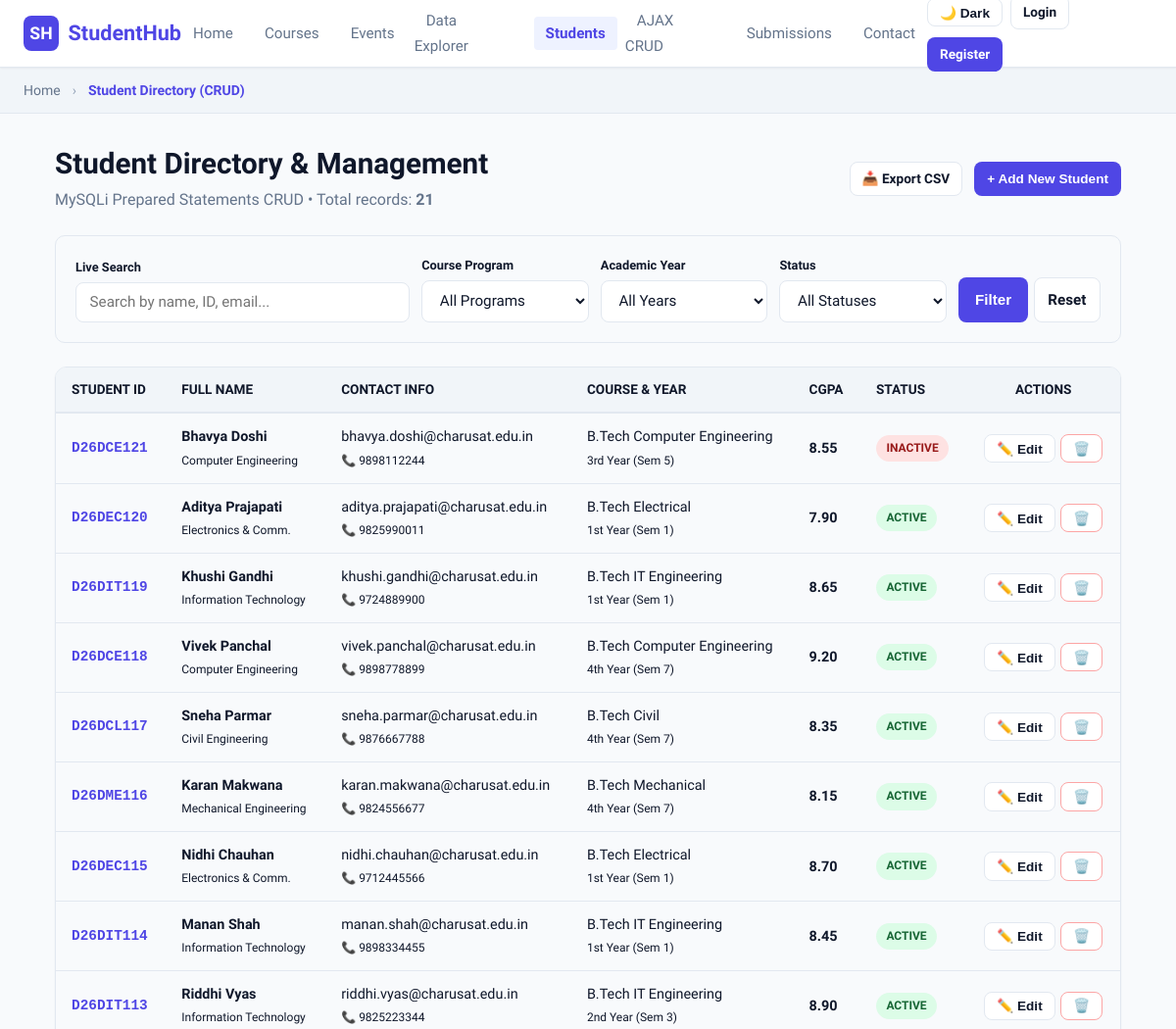
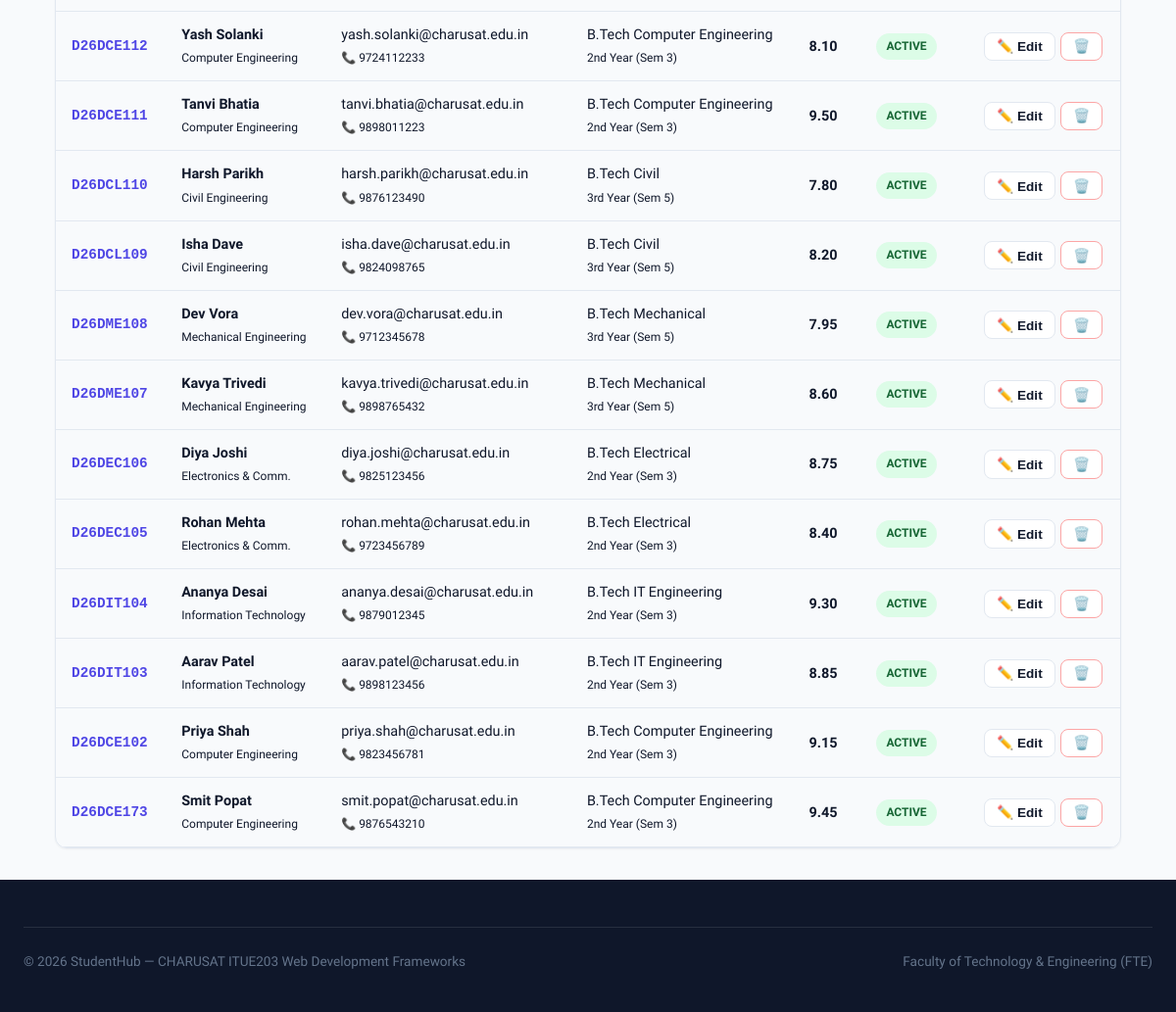
Page /students.php on the committed database (2 pictures, top to bottom).
### tables this page shows
CREATE TABLE `students` (
  `id` INT AUTO_INCREMENT PRIMARY KEY,
  `user_id` INT NULL UNIQUE,
  `student_id` VARCHAR(20) NOT NULL UNIQUE,
  `full_name` VARCHAR(100) NOT NULL,
  `email` VARCHAR(100) NOT NULL UNIQUE,
  `phone` VARCHAR(15) NOT NULL,
  `department` VARCHAR(80) NOT NULL DEFAULT 'Computer Engineering',
  `course` VARCHAR(80) NOT NULL,
  `semester` INT NOT NULL DEFAULT 3,
  `academic_year` VARCHAR(20) NOT NULL DEFAULT '2nd Year',
  `gender` ENUM('Male', 'Female', 'Other') NOT NULL DEFAULT 'Male',
  `cgpa` DECIMAL(3, 2) NOT NULL DEFAULT 8.00,
  `status` ENUM('Active', 'Inactive', 'Deleted') NOT NULL DEFAULT 'Active',
  `created_at` TIMESTAMP DEFAULT CURRENT_TIMESTAMP,
  `updated_at` TIMESTAMP DEFAULT CURRENT_TIMESTAMP ON UPDATE CURRENT_TIMESTAMP,
  INDEX `idx_student_dept` (`department`),
  INDEX `idx_student_course` (`course`),
  INDEX `idx_student_status` (`status`),
  CONSTRAINT `fk_students_user` FOREIGN KEY (`user_id`)
    REFERENCES `users` (`id`) ON DELETE SET NULL ON UPDATE CASCADE
);

### auth.php (called while the page is built, shortened)
<?php
function isLoggedIn(): bool
{
    return isset($_SESSION['user_id']) && (int)$_SESSION['user_id'] > 0;
}
        ?>

### students.php (the view, shortened to what this page needs)
<?php
require_once __DIR__ . DIRECTORY_SEPARATOR . 'auth.php';
global $conn;
$searchQuery  = trim((string)($_GET['q'] ?? ''));
$sql = "SELECT * FROM students";
$sql .= " ORDER BY id DESC";
$stmt = $conn->prepare($sql);
$stmt->execute();
$result = $stmt->get_result();
$students = [];
while ($row = $result->fetch_assoc()) {
    $students[] = $row;
}
?>
<!DOCTYPE html>
<html lang="en">
<head>
  <link rel="stylesheet" href="css/styles.css" />
</head>
<body>
  <header class="site-header" role="banner">
    <div class="container">
      <div class="header-inner">
        <a href="index.html" class="brand-logo">
          <span class="brand-icon" aria-hidden="true">SH</span>
          StudentHub
        </a>
        <nav class="main-nav" id="main-nav" role="navigation" aria-label="Primary navigation">
          <ul>
            <li><a href="index.html" class="nav-link">Home</a></li>
            <li><a href="courses.html" class="nav-link">Courses</a></li>
            <li><a href="events.php" class="nav-link">Events</a></li>
            <li><a href="explorer.html" class="nav-link">Data Explorer</a></li>
            <li><a href="students.php" class="nav-link" aria-current="page">Students</a></li>
            <li><a href="ajax-students.php" class="nav-link">AJAX CRUD</a></li>
            <li><a href="submissions.php" class="nav-link">Submissions</a></li>
            <li><a href="contact.html" class="nav-link">Contact</a></li>
          </ul>
        </nav>
        <div class="nav-actions">
          <button id="theme-toggle-btn" class="btn btn-outline btn-sm" aria-label="Toggle dark mode">🌙 Dark</button>
          <?php if (isLoggedIn()): ?>
            <a href="<?= isAdmin() ? 'admin.php' : 'dashboard.php' ?>" class="btn btn-outline btn-sm">👤 <?= htmlspecialchars($_SESSION['username']) ?></a>
            <a href="logout.php" class="btn btn-outline btn-sm" style="color:#dc2626;border-color:#fca5a5;">Logout</a>
          <?php else: ?>
            <a href="login.php" class="btn btn-outline btn-sm">Login</a>
            <a href="register.php" class="btn btn-primary btn-sm">Register</a>
          <?php endif; ?>
        </div>
      </div>
    </div>
  </header>
  <nav class="breadcrumb-wrapper" aria-label="Breadcrumb">
    <div class="container">
      <ol class="breadcrumb-list" role="list">
        <li class="breadcrumb-item"><a href="index.html">Home</a></li>
        <li class="breadcrumb-separator" aria-hidden="true">›</li>
        <li class="breadcrumb-item" aria-current="page">Student Directory (CRUD)</li>
      </ol>
    </div>
  </nav>
  <main id="main-content" class="main-content">
    <div class="container">
      <div class="crud-header">
        <div>
          <h1 style="margin:0 0 0.25rem;font-size:1.85rem;">Student Directory &amp; Management</h1>
          <p class="text-muted" style="margin:0;">MySQLi Prepared Statements CRUD &bull; Total records: <strong><?= count($students) ?></strong></p>
        </div>
        <div style="display:flex;gap:0.75rem;">
          <a href="students.php?action=export_csv" class="btn btn-outline btn-sm" title="Export to CSV format">📥 Export CSV</a>
          <button type="button" class="btn btn-primary btn-sm" onclick="openAddModal()">+ Add New Student</button>
        </div>
      </div>
      <form method="get" action="students.php" class="filter-bar">
        <div>
          <label for="q" style="display:block;font-size:0.8rem;font-weight:600;margin-bottom:0.25rem;">Live Search</label>
          <input type="text" id="q" name="q" class="form-control" placeholder="Search by name, ID, email..." value="<?= htmlspecialchars($searchQuery) ?>" />
        </div>
        <div>
          <label for="course" style="display:block;font-size:0.8rem;font-weight:600;margin-bottom:0.25rem;">Course Program</label>
          <select id="course" name="course" class="form-control">
            <option value="all">All Programs</option>
          </select>
        </div>
        <div>
          <label for="year" style="display:block;font-size:0.8rem;font-weight:600;margin-bottom:0.25rem;">Academic Year</label>
          <select id="year" name="year" class="form-control">
            <option value="all">All Years</option>
          </select>
        </div>
        <div>
          <label for="status" style="display:block;font-size:0.8rem;font-weight:600;margin-bottom:0.25rem;">Status</label>
          <select id="status" name="status" class="form-control">
            <option value="all">All Statuses</option>
          </select>
        </div>
        <div style="display:flex;gap:0.35rem;">
          <button type="submit" class="btn btn-primary" style="padding:0.6rem 1rem;">Filter</button>
          <a href="students.php" class="btn btn-outline" style="padding:0.6rem 0.85rem;" title="Reset filters">Reset</a>
        </div>
      </form>
      <div style="background:var(--bg-card);border:1px solid var(--border);border-radius:12px;overflow:hidden;box-shadow:var(--shadow-sm);">
        <div style="overflow-x:auto;">
          <table class="data-table" style="width:100%;border-collapse:collapse;font-size:0.9rem;">
            <thead>
              <tr style="background:var(--bg-alt);border-bottom:2px solid var(--border);text-align:left;">
                <th style="padding:0.75rem 1rem;">Student ID</th>
                <th style="padding:0.75rem 1rem;">Full Name</th>
                <th style="padding:0.75rem 1rem;">Contact Info</th>
                <th style="padding:0.75rem 1rem;">Course &amp; Year</th>
                <th style="padding:0.75rem 1rem;">CGPA</th>
                <th style="padding:0.75rem 1rem;">Status</th>
                <th style="padding:0.75rem 1rem;text-align:center;">Actions</th>
              </tr>
            </thead>
            <tbody>
              <?php if (empty($students)): ?>
                <tr>
                  <td colspan="7" style="text-align:center;padding:2.5rem;color:var(--text-muted);">
                    No student records matching your search/filter criteria.
                  </td>
                </tr>
              <?php else: ?>
                <?php foreach ($students as $s): ?>
                  <tr style="border-bottom:1px solid var(--border);">
                    <td style="padding:0.75rem 1rem;font-weight:700;color:var(--primary);font-family:monospace;">
                      <?= htmlspecialchars($s['student_id']) ?>
                    </td>
                    <td style="padding:0.75rem 1rem;">
                      <strong><?= htmlspecialchars($s['full_name']) ?></strong><br>
                      <small class="text-muted"><?= htmlspecialchars($s['department']) ?></small>
                    </td>
                    <td style="padding:0.75rem 1rem;">
                      <div><?= htmlspecialchars($s['email']) ?></div>
                      <small class="text-muted">📞 <?= htmlspecialchars($s['phone']) ?></small>
                    </td>
                    <td style="padding:0.75rem 1rem;">
                      <div><?= htmlspecialchars($s['course']) ?></div>
                      <small class="text-muted"><?= htmlspecialchars($s['academic_year']) ?> (Sem <?= htmlspecialchars((string)$s['semester']) ?>)</small>
                    </td>
                    <td style="padding:0.75rem 1rem;font-weight:600;">
                      <?= htmlspecialchars(number_format((float)$s['cgpa'], 2)) ?>
                    </td>
                    <td style="padding:0.75rem 1rem;">
                      <span class="badge <?= $s['status'] === 'Active' ? 'badge-active' : 'badge-inactive' ?>" style="padding:0.25rem 0.65rem;border-radius:9999px;font-size:0.75rem;font-weight:700;">
                        <?= htmlspecialchars($s['status']) ?>
                      </span>
                    </td>
                    <td style="padding:0.75rem 1rem;text-align:center;">
                      <div class="action-btn-group">
                        <button type="button" class="btn btn-outline btn-sm" onclick='openEditModal(<?= json_encode($s, JSON_HEX_TAG | JSON_HEX_APOS | JSON_HEX_QUOT | JSON_HEX_AMP) ?>)' title="Edit student">
                          ✏️ Edit
                        </button>
                        <button type="button" class="btn btn-outline btn-sm" style="color:#dc2626;border-color:#fca5a5;" onclick="confirmDelete(<?= (int)$s['id'] ?>, '<?= htmlspecialchars(addslashes($s['full_name'])) ?>')" title="Delete student">
                          🗑️
                        </button>
                      </div>
                    </td>
                  </tr>
                <?php endforeach; ?>
              <?php endif; ?>
            </tbody>
          </table>
        </div>
      </div>
    </div>
  </main>
  <footer class="site-footer" role="contentinfo">
    <div class="container">
      <div class="footer-bottom">
        <p>&copy; 2026 StudentHub &mdash; CHARUSAT ITUE203 Web Development Frameworks</p>
        <p>Faculty of Technology &amp; Engineering (FTE)</p>
      </div>
    </div>
  </footer>
</body>
</html>

### students.php (style rules this page uses)
.crud-header { display:flex; justify-content:space-between; align-items:center; flex-wrap:wrap; gap:1rem; margin-bottom:1.5rem; }
.filter-bar { background:var(--bg-card); padding:1.25rem; border-radius:10px; border:1px solid var(--border); margin-bottom:1.5rem; display:grid; grid-template-columns:2fr 1fr 1fr 1fr auto; gap:0.75rem; align-items:end; }
.badge-active { background:#dcfce7; color:#166534; }
.badge-inactive { background:#fee2e2; color:#991b1b; }
.action-btn-group { display:inline-flex; gap:0.35rem; }

### rows in the picture
students: student "D26DCE121", full_name "Bhavya Doshi", department "Computer Engineering", email "bhavya.doshi@charusat.edu.in", phone "9898112244", course "B.Tech Computer Engineering", academic_year "3rd Year", semester "5", cgpa "8.55", status "INACTIVE"
students: student "D26DEC120", full_name "Aditya Prajapati", department "Electronics & Comm.", email "aditya.prajapati@charusat.edu.in", phone "9825990011", course "B.Tech Electrical", academic_year "1st Year", semester "1", cgpa "7.90", status "ACTIVE"
students: student "D26DIT119", full_name "Khushi Gandhi", department "Information Technology", email "khushi.gandhi@charusat.edu.in", phone "9724889900", course "B.Tech IT Engineering", academic_year "1st Year", semester "1", cgpa "8.65", status "ACTIVE"
students: student "D26DCE118", full_name "Vivek Panchal", department "Computer Engineering", email "vivek.panchal@charusat.edu.in", phone "9898778899", course "B.Tech Computer Engineering", academic_year "4th Year", semester "7", cgpa "9.20", status "ACTIVE"
students: student "D26DCL117", full_name "Sneha Parmar", department "Civil Engineering", email "sneha.parmar@charusat.edu.in", phone "9876667788", course "B.Tech Civil", academic_year "4th Year", semester "7", cgpa "8.35", status "ACTIVE"
students: student "D26DME116", full_name "Karan Makwana", department "Mechanical Engineering", email "karan.makwana@charusat.edu.in", phone "9824556677", course "B.Tech Mechanical", academic_year "4th Year", semester "7", cgpa "8.15", status "ACTIVE"
students: student "D26DEC115", full_name "Nidhi Chauhan", department "Electronics & Comm.", email "nidhi.chauhan@charusat.edu.in", phone "9712445566", course "B.Tech Electrical", academic_year "1st Year", semester "1", cgpa "8.70", status "ACTIVE"
students: student "D26DIT114", full_name "Manan Shah", department "Information Technology", email "manan.shah@charusat.edu.in", phone "9898334455", course "B.Tech IT Engineering", academic_year "1st Year", semester "1", cgpa "8.45", status "ACTIVE"
students: student "D26DIT113", full_name "Riddhi Vyas", department "Information Technology", email "riddhi.vyas@charusat.edu.in", phone "9825223344", course "B.Tech IT Engineering", academic_year "2nd Year", semester "3", cgpa "8.90", status "ACTIVE"
students: student "D26DCE112", full_name "Yash Solanki", department "Computer Engineering", email "yash.solanki@charusat.edu.in", phone "9724112233", course "B.Tech Computer Engineering", academic_year "2nd Year", semester "3", cgpa "8.10", status "ACTIVE"
students: student "D26DCE111", full_name "Tanvi Bhatia", department "Computer Engineering", email "tanvi.bhatia@charusat.edu.in", phone "9898011223", course "B.Tech Computer Engineering", academic_year "2nd Year", semester "3", cgpa "9.50", status "ACTIVE"
students: student "D26DCL110", full_name "Harsh Parikh", department "Civil Engineering", email "harsh.parikh@charusat.edu.in", phone "9876123490", course "B.Tech Civil", academic_year "3rd Year", semester "5", cgpa "7.80", status "ACTIVE"
students: student "D26DCL109", full_name "Isha Dave", department "Civil Engineering", email "isha.dave@charusat.edu.in", phone "9824098765", course "B.Tech Civil", academic_year "3rd Year", semester "5", cgpa "8.20", status "ACTIVE"
students: student "D26DME108", full_name "Dev Vora", department "Mechanical Engineering", email "dev.vora@charusat.edu.in", phone "9712345678", course "B.Tech Mechanical", academic_year "3rd Year", semester "5", cgpa "7.95", status "ACTIVE"
students: student "D26DME107", full_name "Kavya Trivedi", department "Mechanical Engineering", email "kavya.trivedi@charusat.edu.in", phone "9898765432", course "B.Tech Mechanical", academic_year "3rd Year", semester "5", cgpa "8.60", status "ACTIVE"
students: student "D26DEC106", full_name "Diya Joshi", department "Electronics & Comm.", email "diya.joshi@charusat.edu.in", phone "9825123456", course "B.Tech Electrical", academic_year "2nd Year", semester "3", cgpa "8.75", status "ACTIVE"
students: student "D26DEC105", full_name "Rohan Mehta", department "Electronics & Comm.", email "rohan.mehta@charusat.edu.in", phone "9723456789", course "B.Tech Electrical", academic_year "2nd Year", semester "3", cgpa "8.40", status "ACTIVE"
students: student "D26DIT104", full_name "Ananya Desai", department "Information Technology", email "ananya.desai@charusat.edu.in", phone "9879012345", course "B.Tech IT Engineering", academic_year "2nd Year", semester "3", cgpa "9.30", status "ACTIVE"
students: student "D26DIT103", full_name "Aarav Patel", department "Information Technology", email "aarav.patel@charusat.edu.in", phone "9898123456", course "B.Tech IT Engineering", academic_year "2nd Year", semester "3", cgpa "8.85", status "ACTIVE"
students: student "D26DCE102", full_name "Priya Shah", department "Computer Engineering", email "priya.shah@charusat.edu.in", phone "9823456781", course "B.Tech Computer Engineering", academic_year "2nd Year", semester "3", cgpa "9.15", status "ACTIVE"
students: student "D26DCE173", full_name "Smit Popat", department "Computer Engineering", email "smit.popat@charusat.edu.in", phone "9876543210", course "B.Tech Computer Engineering", academic_year "2nd Year", semester "3", cgpa "9.45", status "ACTIVE"

### other values in the picture
count($students) "21"
